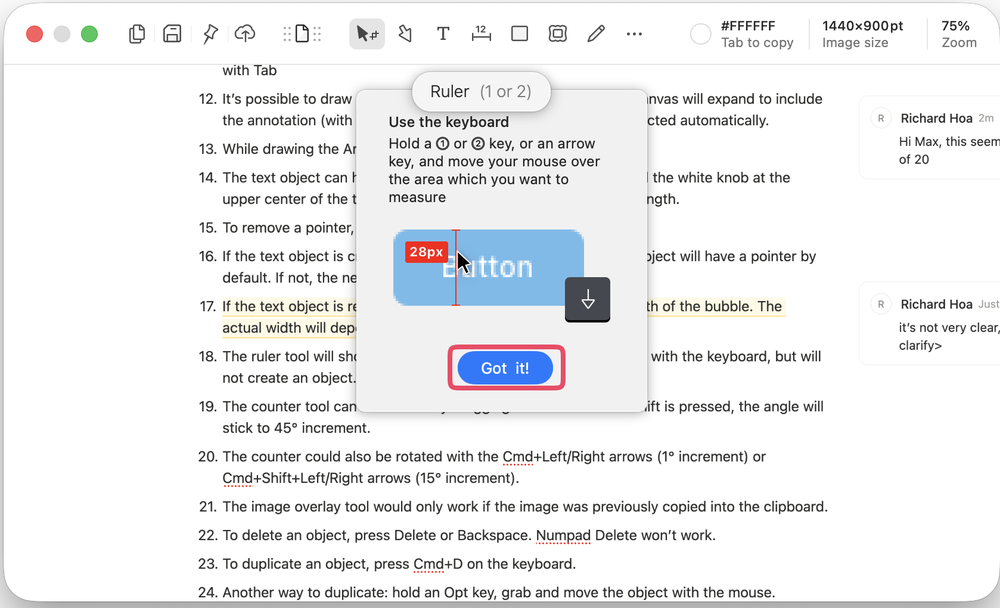
#> input picture Week_1/input.bmp, 1000 x 608 px, shrunk from 1678 x 1020 before the run
$ python app.py
#> lines starting #> are read from the running program, lines starting #| are printed output that depends on the picture
from PIL import Image

# Load BMP (24-bit color)
image = Image.open('input.bmp')
#> image is the input picture: PIL image 1000x608 RGB; mean R, G, B 238.1, 238.8, 240

image = image.convert('RGB')
pixels = image.load()
width, height = image.size
#> width = 1000; height = 608

# Create a new grayscale image
gray_image = Image.new('L', (width, height))
#> gray_image: PIL image 1000x608 L; every value is 0
gray_pixels = gray_image.load()

# Manual nested loops for pixel-wise processing
for y in range(height):
    for x in range(width):
        r, g, b = pixels[x, y]
        # Calculate grayscale by standard formula
        gray = int(0.8*r + 0.6*g + 0.3*b)
        gray_pixels[x, y] = gray

# Save the grayscale image as BMP
gray_image.save('2_output_grayscale.bmp')
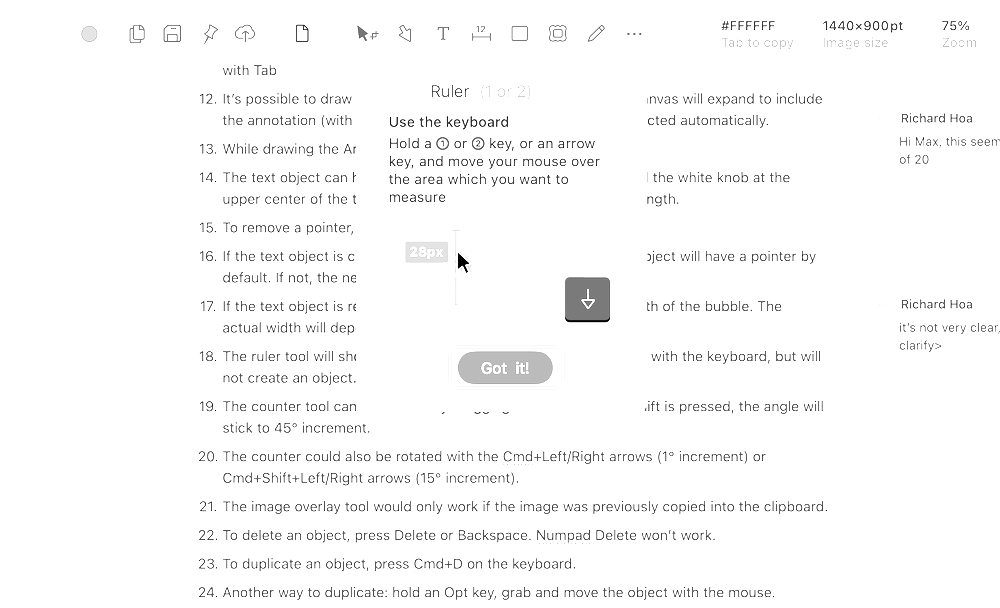
#> saved as 2_output_grayscale.bmp: PIL image 1000x608 L; min 0, max 255, mean 249.3
